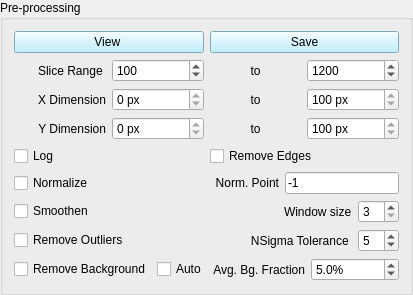
        <widget class="QGroupBox" name="groupBox_8">
         <property name="styleSheet">
          <string notr="true">font: 12pt &quot;MS Shell Dlg 2&quot;;</string>
         </property>
         <property name="title">
          <string>Pre-processing</string>
         </property>
         <layout class="QGridLayout" name="gridLayout_16">
          <item row="0" column="0">
           <layout class="QGridLayout" name="gridLayout_17">
            <item row="0" column="1">
             <widget class="QPushButton" name="pb_save_up_stack">
              <property name="styleSheet">
               <string notr="true">background-color: rgb(175, 236, 255);</string>
              </property>
              <property name="text">
               <string>Save</string>
              </property>
             </widget>
            </item>
            <item row="0" column="0">
             <widget class="QPushButton" name="pb_view_xrf_stack">
              <property name="sizePolicy">
               <sizepolicy hsizetype="Preferred" vsizetype="Fixed">
                <horstretch>0</horstretch>
                <verstretch>0</verstretch>
               </sizepolicy>
              </property>
              <property name="layoutDirection">
               <enum>Qt::LeftToRight</enum>
              </property>
              <property name="styleSheet">
               <string notr="true">background-color: rgb(175, 236, 255);</string>
              </property>
              <property name="text">
               <string>View </string>
              </property>
             </widget>
            </item>
           </layout>
          </item>
          <item row="1" column="0">
           <layout class="QGridLayout" name="gridLayout_15">
            <item row="1" column="0">
             <layout class="QHBoxLayout" name="horizontalLayout_4">
              <item>
               <widget class="QCheckBox" name="cb_remove_bg">
                <property name="text">
                 <string>Remove Background</string>
                </property>
               </widget>
              </item>
              <item>
               <widget class="QCheckBox" name="cb_bg_auto">
                <property name="text">
                 <string>Auto</string>
                </property>
               </widget>
              </item>
              <item>
               <widget class="QLabel" name="label_5">
                <property name="text">
                 <string>Avg. Bg. Fraction</string>
                </property>
                <property name="alignment">
                 <set>Qt::AlignRight|Qt::AlignTrailing|Qt::AlignVCenter</set>
                </property>
               </widget>
              </item>
              <item>
               <widget class="QDoubleSpinBox" name="dsb_bg_fraction">
                <property name="suffix">
                 <string>%</string>
                </property>
                <property name="decimals">
                 <number>1</number>
                </property>
                <property name="maximum">
                 <double>999999.000000000000000</double>
                </property>
                <property name="singleStep">
                 <double>5.000000000000000</double>
                </property>
                <property name="value">
                 <double>5.000000000000000</double>
                </property>
               </widget>
              </item>
             </layout>
            </item>
            <item row="0" column="0">
             <layout class="QGridLayout" name="gridLayout_14">
              <item row="0" column="0">
               <layout class="QGridLayout" name="gridLayout_13">
                <item row="0" column="0">
                 <widget class="QLabel" name="label_18">
                  <property name="text">
                   <string>Slice Range </string>
                  </property>
                  <property name="alignment">
                   <set>Qt::AlignRight|Qt::AlignTrailing|Qt::AlignVCenter</set>
                  </property>
                 </widget>
                </item>
                <item row="0" column="1">
                 <widget class="QSpinBox" name="sb_zrange1">
                  <property name="minimum">
                   <number>0</number>
                  </property>
                  <property name="maximum">
                   <number>500</number>
                  </property>
                  <property name="value">
                   <number>100</number>
                  </property>
                  <property name="displayIntegerBase">
                   <number>10</number>
                  </property>
                 </widget>
                </item>
                <item row="0" column="2">
                 <widget class="QLabel" name="label_17">
                  <property name="text">
                   <string>to</string>
                  </property>
                  <property name="alignment">
                   <set>Qt::AlignCenter</set>
                  </property>
                 </widget>
                </item>
                <item row="0" column="3">
                 <widget class="QSpinBox" name="sb_zrange2">
                  <property name="minimum">
                   <number>1</number>
                  </property>
                  <property name="maximum">
                   <number>5000</number>
                  </property>
                  <property name="value">
                   <number>1200</number>
                  </property>
                  <property name="displayIntegerBase">
                   <number>10</number>
                  </property>
                 </widget>
                </item>
                <item row="1" column="0">
                 <widget class="QLabel" name="label_16">
                  <property name="text">
                   <string>X Dimension</string>
                  </property>
                  <property name="alignment">
                   <set>Qt::AlignRight|Qt::AlignTrailing|Qt::AlignVCenter</set>
                  </property>
                 </widget>
                </item>
                <item row="1" column="1">
                 <widget class="QSpinBox" name="sb_xrange1">
                  <property name="readOnly">
                   <bool>true</bool>
                  </property>
                  <property name="suffix">
                   <string> px</string>
                  </property>
                  <property name="minimum">
                   <number>0</number>
                  </property>
                  <property name="maximum">
                   <number>10000</number>
                  </property>
                  <property name="value">
                   <number>0</number>
                  </property>
                 </widget>
                </item>
                <item row="1" column="2">
                 <widget class="QLabel" name="label_3">
                  <property name="text">
                   <string>to</string>
                  </property>
                  <property name="alignment">
                   <set>Qt::AlignCenter</set>
                  </property>
                 </widget>
                </item>
                <item row="1" column="3">
                 <widget class="QSpinBox" name="sb_xrange2">
                  <property name="readOnly">
                   <bool>true</bool>
                  </property>
                  <property name="suffix">
                   <string> px</string>
                  </property>
                  <property name="minimum">
                   <number>1</number>
                  </property>
                  <property name="maximum">
                   <number>10000</number>
                  </property>
                  <property name="value">
                   <number>100</number>
                  </property>
                 </widget>
                </item>
                <item row="2" column="0">
                 <widget class="QLabel" name="label_14">
                  <property name="text">
                   <string>Y Dimension</string>
                  </property>
                  <property name="alignment">
                   <set>Qt::AlignRight|Qt::AlignTrailing|Qt::AlignVCenter</set>
                  </property>
                 </widget>
                </item>
                <item row="2" column="1">
                 <widget class="QSpinBox" name="sb_yrange1">
                  <property name="readOnly">
                   <bool>true</bool>
                  </property>
                  <property name="suffix">
                   <string> px</string>
                  </property>
                  <property name="minimum">
                   <number>0</number>
                  </property>
                  <property name="maximum">
                   <number>10000</number>
                  </property>
                  <property name="value">
                   <number>0</number>
                  </property>
                 </widget>
                </item>
                <item row="2" column="2">
                 <widget class="QLabel" name="label_7">
                  <property name="text">
                   <string>to</string>
                  </property>
                  <property name="alignment">
                   <set>Qt::AlignCenter</set>
                  </property>
                 </widget>
                </item>
                <item row="2" column="3">
                 <widget class="QSpinBox" name="sb_yrange2">
                  <property name="readOnly">
                   <bool>true</bool>
                  </property>
                  <property name="suffix">
                   <string> px</string>
                  </property>
                  <property name="minimum">
                   <number>1</number>
                  </property>
                  <property name="maximum">
                   <number>10000</number>
                  </property>
                  <property name="value">
                   <number>100</number>
                  </property>
                 </widget>
                </item>
               </layout>
              </item>
              <item row="1" column="0">
               <layout class="QHBoxLayout" name="horizontalLayout_6">
                <item>
                 <widget class="QCheckBox" name="cb_log">
                  <property name="styleSheet">
                   <string notr="true">font: 12pt &quot;MS Shell Dlg 2&quot;;</string>
                  </property>
                  <property name="text">
                   <string>Log </string>
                  </property>
                  <property name="checked">
                   <bool>false</bool>
                  </property>
                 </widget>
                </item>
                <item>
                 <widget class="QCheckBox" name="cb_remove_edges">
                  <property name="text">
                   <string>Remove Edges</string>
                  </property>
                 </widget>
                </item>
               </layout>
              </item>
              <item row="2" column="0">
               <layout class="QHBoxLayout" name="horizontalLayout_8">
                <item>
                 <widget class="QCheckBox" name="cb_norm">
                  <property name="text">
                   <string>Normalize</string>
                  </property>
                 </widget>
                </item>
                <item>
                 <spacer name="horizontalSpacer_8">
                  <property name="orientation">
                   <enum>Qt::Horizontal</enum>
                  </property>
                  <property name="sizeHint" stdset="0">
                   <size>
                    <width>40</width>
                    <height>20</height>
                   </size>
                  </property>
                 </spacer>
                </item>
                <item>
                 <widget class="QLabel" name="label_4">
                  <property name="text">
                   <string>Norm. Point</string>
                  </property>
                  <property name="alignment">
                   <set>Qt::AlignRight|Qt::AlignTrailing|Qt::AlignVCenter</set>
                  </property>
                 </widget>
                </item>
                <item>
                 <widget class="QLineEdit" name="le_norm_point">
                  <property name="text">
                   <string>-1</string>
                  </property>
                 </widget>
                </item>
               </layout>
              </item>
              <item row="3" column="0">
               <layout class="QGridLayout" name="gridLayout_21">
                <item row="1" column="0">
                 <widget class="QCheckBox" name="cb_smooth">
                  <property name="text">
                   <string>Smoothen</string>
                  </property>
                 </widget>
                </item>
                <item row="1" column="3">
                 <widget class="QSpinBox" name="sb_smooth_size">
                  <property name="minimum">
                   <number>3</number>
                  </property>
                  <property name="value">
                   <number>3</number>
                  </property>
                 </widget>
                </item>
                <item row="1" column="2">
                 <widget class="QLabel" name="label_15">
                  <property name="text">
                   <string>Window size</string>
                  </property>
                 </widget>
                </item>
                <item row="1" column="1">
                 <spacer name="horizontalSpacer_9">
                  <property name="orientation">
                   <enum>Qt::Horizontal</enum>
                  </property>
                  <property name="sizeHint" stdset="0">
                   <size>
                    <width>40</width>
                    <height>20</height>
                   </size>
                  </property>
                 </spacer>
                </item>
               </layout>
              </item>
              <item row="4" column="0">
               <layout class="QGridLayout" name="gridLayout_18">
                <item row="0" column="3">
                 <widget class="QSpinBox" name="sb_tolerence">
                  <property name="value">
                   <number>5</number>
                  </property>
                 </widget>
                </item>
                <item row="0" column="2">
                 <widget class="QLabel" name="label_6">
                  <property name="text">
                   <string>NSigma Tolerance </string>
                  </property>
                  <property name="alignment">
                   <set>Qt::AlignRight|Qt::AlignTrailing|Qt::AlignVCenter</set>
                  </property>
                 </widget>
                </item>
                <item row="0" column="0">
                 <widget class="QCheckBox" name="cb_remove_outliers">
                  <property name="text">
                   <string>Remove Outliers</string>
                  </property>
                 </widget>
                </item>
                <item row="0" column="1">
                 <spacer name="horizontalSpacer_10">
                  <property name="orientation">
                   <enum>Qt::Horizontal</enum>
                  </property>
                  <property name="sizeHint" stdset="0">
                   <size>
                    <width>40</width>
                    <height>20</height>
                   </size>
                  </property>
                 </spacer>
                </item>
               </layout>
              </item>
             </layout>
            </item>
           </layout>
          </item>
         </layout>
        </widget>
